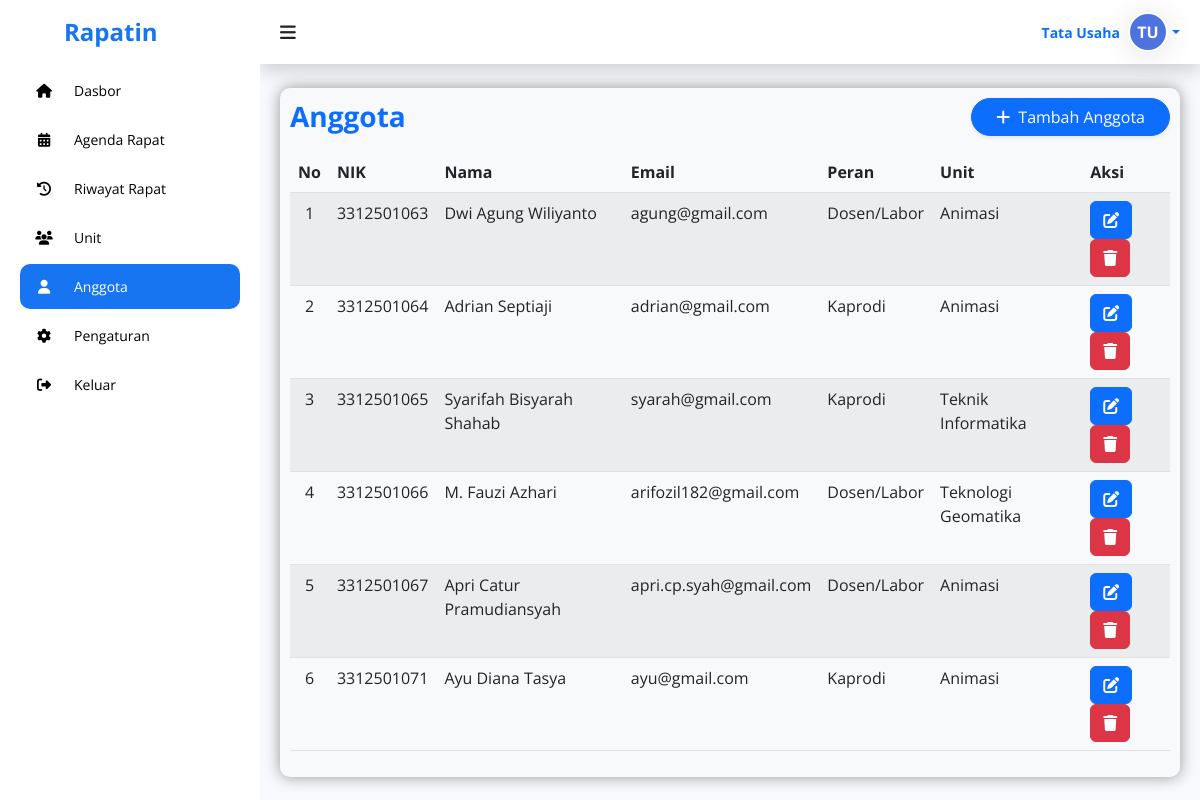
The page /admin/manage_user.php (signed in) on the database its author committed.
### tables this page shows
CREATE TABLE `users` (
  `id_user` int NOT NULL,
  `nim` varchar(20) NOT NULL,
  `nama_lengkap` varchar(255) NOT NULL,
  `email` varchar(255) NOT NULL,
  `password` varchar(255) NOT NULL,
  `role` enum('Ketua','Peserta','Admin') NOT NULL,
  `unit_id` int DEFAULT NULL,
  `profile_pic` varchar(255) DEFAULT NULL
);

CREATE TABLE `unit` (
  `id_unit` int NOT NULL,
  `nama_unit` varchar(255) NOT NULL
);

### admin/manage_user.php (the view, shortened to what this page needs)
<?php
include '../php/koneksi.php';
$id_user_login = $_SESSION['id_user'];
$sql_user_info = "SELECT nama_lengkap, profile_pic FROM users WHERE id_user = '$id_user_login'";
$q_user_info = mysqli_query($koneksi, $sql_user_info);
$d_user_info = mysqli_fetch_assoc($q_user_info);
$nama_user = $d_user_info['nama_lengkap'] ?? "Admin";
$foto_db   = $d_user_info['profile_pic'] ?? null;
$tampilkan_foto = false;
$words = explode(" ", $nama_user);
$initials = "";
if (count($words) >= 1) {
    $initials .= strtoupper(substr($words[0], 0, 1));
    if (count($words) > 1) {
        $initials .= strtoupper(substr(end($words), 0, 1));
    }
} else {
    $initials = "AD";
}
$sql = "SELECT u.id_user, u.nim, u.nama_lengkap, u.email, u.role, u.unit_id, o.nama_unit
        FROM users u
        LEFT JOIN unit o ON u.unit_id = o.id_unit
        WHERE u.role != 'Admin'
        ORDER BY u.nim ASC";
$result = $koneksi->query($sql);
$users = [];
if ($result->num_rows > 0) {
    while($row = $result->fetch_assoc()) {
        $users[] = $row;
    }
}
?>
<!DOCTYPE html>
<html lang="en">
<head>
    <link rel="stylesheet" href="https://cdnjs.cloudflare.com/ajax/libs/font-awesome/6.4.0/css/all.min.css">
    <link rel="stylesheet" href="https://cdn.jsdelivr.net/npm/bootstrap@5.2.3/dist/css/bootstrap.min.css">
    <link rel="stylesheet" href="https://cdn.datatables.net/2.3.4/css/dataTables.bootstrap5.css">
    <link rel="stylesheet" href="https://unpkg.com/aos@next/dist/aos.css" />
    <link rel="stylesheet" href="https://cdn.datatables.net/responsive/2.3.4/css/responsive.bootstrap5.min.css">
    <link rel="stylesheet" href="../assets/admin.css">
</head>
<body>
    <section id="sidebar">
        <a href="../index.html" data-aos="fade-down" class="logo ps-3"><i class='ps-5'></i> Rapatin</a>
        <ul class="side-menu" data-aos="fade-right">
            <li><a href="dashboard.php"><i class="fa-solid fa-home icon"></i> Dasbor</a></li>
            <li><a href="agenda.php"><i class="fa-solid fa-calendar-days icon"></i> Agenda Rapat</a></li>
            <li><a href="riwayat.php"><i class="fa-solid fa-clock-rotate-left icon"></i> Riwayat Rapat</a></li>
            <li><a href="unit.php"><i class="fa-solid fa-users icon"></i> Unit</a></li>
            <li><a href="manage_user.php" class="active"><i class="fa-solid fa-user icon"></i> Anggota</a></li>
            <li><a href="pengaturan.php"><i class="fa-solid fa-gear icon"></i> Pengaturan</a></li>
            <li><a href="logout.php"><i class="fa-solid fa-right-from-bracket icon"></i> Keluar</a></li>
        </ul>
    </section>
    <section id="content">
		<nav class="atas mb-4 shadow">
            <i data-aos="fade-right" class='fa-solid fa-bars toggle-sidebar'></i>
            <div class="d-flex align-items-center" data-aos="fade-left">
                <div class="dropdown">
                    <a href="#" class="d-flex align-items-center text-decoration-none dropdown-toggle hide-arrow" id="profileDropdown" data-bs-toggle="dropdown" aria-expanded="false">
                        <span class="me-2 d-none d-lg-inline text-gray-600 small fw-bold">
                            <?php echo $nama_user; ?>
                        </span>
                        <?php if ($tampilkan_foto): ?>
                            <img src="../assets/img/profile/<?= $foto_db; ?>"
                                 alt="Profile"
                                 class="rounded-circle object-fit-cover shadow-sm"
                                 style="width: 40px; height: 40px;">
                        <?php else: ?>
                            <div class="img-profile-initials">
                                <?php echo $initials; ?>
                            </div>
                        <?php endif; ?>
                    </a>
                </div>
            </div>
        </nav>
        <main>
            <div data-aos="fade-down" class="rapat bg-light">
                <div class="d-flex justify-content-between align-items-center mb-3 page-header-mobile">
				    <h2 class="text-primary fw-bold m-0 fs-3">Anggota</h2>
				    <button type="button" class="btn btn-primary shadow-sm rounded-pill px-4" data-bs-toggle="modal" data-bs-target="#tambahModal">
				        <i class="fa-solid fa-plus me-2"></i>Tambah Anggota
				    </button>
				</div>
                <table id="tabel-rapat" class="table table-striped">
                    <thead>
                        <tr>
                            <th class="text-center">No</th>
                            <th class="text-start">NIK</th>
                            <th>Nama</th>
                            <th>Email</th>
                            <th>Peran</th>
                            <th>Unit</th>
                            <th>Aksi</th>
                        </tr>
                    </thead>
                    <tbody>
                        <?php $no = 1; foreach ($users as $user): ?>
                        <tr>
                            <td class="text-center"><?= $no++ ?></td>
                            <td class="text-start"><?= htmlspecialchars($user['nim']) ?></td>
                            <td><?= htmlspecialchars($user['nama_lengkap']) ?></td>
                            <td><?= htmlspecialchars($user['email']) ?></td>
                            <td>
                                <?php
                                if ($user['role'] == 'Peserta') {
                                    echo 'Dosen/Labor';
                                } elseif ($user['role'] == 'Ketua') {
                                    echo 'Kaprodi';
                                } else {
                                    echo htmlspecialchars($user['role']);
                                }
                                ?>
                            </td>
                            <td><?= htmlspecialchars($user['nama_unit'] ?? '-') ?></td>
                            <td>
                                <button
                                    type="button"
                                    class="btn btn-primary aksi edit-btn"
                                    data-bs-toggle="modal"
                                    data-bs-target="#editModal"
                                    data-id="<?= $user['id_user'] ?>"
                                    data-nim="<?= $user['nim'] ?>"
                                    data-nama="<?= htmlspecialchars($user['nama_lengkap']) ?>"
                                    data-email="<?= htmlspecialchars($user['email']) ?>"
                                    data-role="<?= $user['role'] ?>"
                                    data-unit="<?= $user['unit_id'] ?>">
                                    <i class="fa-solid fa-pen-to-square"></i>
                                </button>
                                <button
                                    type="button"
                                    class="btn btn-danger aksi delete-btn"
                                    data-bs-toggle="modal"
                                    data-bs-target="#deletemodal"
                                    data-id="<?= $user['id_user'] ?>"
                                    data-nama="<?= htmlspecialchars($user['nama_lengkap']) ?>"
                                >
                                    <i class="fa-solid fa-trash"></i>
                                </button>
                            </td>
                        </tr>
                        <?php endforeach; ?>
                    </tbody>
                </table>
            </div>
        </main>
    </section>
</body>
</html>

### assets/admin.css (style rules this page uses)
* { font-family: 'Open Sans', sans-serif; margin: 0; padding: 0; box-sizing: border-box; }
:root { --abu: #f8f9fc; --putih: #fff; --hitam: #000; --biru: #1775F1; --merah: #b23b3b; }
html { overflow-x: hidden; }
body { background: var(--abu); overflow-x: hidden; }
main { width: 100%; padding: 84px 20px 20px 20px; }
a { text-decoration: none; }
li { list-style: none; }
#sidebar { position: fixed; max-width: 260px; width: 100%; background: var(--putih); top: 0; left: 0; height: 100%; overflow-y: auto; scrollbar-width: none; transition: all .3s ease; z-index: 1002; }
#sidebar .logo { font-size: 24px; display: flex; align-items: center; height: 64px; font-weight: 700; color: var(--biru); position: sticky; top: 0; left: 0; z-index: 100; background: var(--putih); transition: all .3s ease; padding: 0 6px; }
#sidebar .icon { min-width: 48px; display: flex; justify-content: center; align-items: center; margin-right: 6px; }
#sidebar .side-menu { padding: 0 20px; transition: all .3s ease; }
#sidebar .side-menu a { display: flex; align-items: center; font-size: 14px; color: var(--hitam); padding: 12px 16px 12px 0; transition: all .3s ease; border-radius: 10px; margin: 4px 0; white-space: nowrap; }
#sidebar .side-menu > li > a.active, #sidebar .side-menu > li > a.active:hover { background: var(--biru); color: var(--putih); }
#content { position: relative; width: calc(100% - 260px); left: 260px; transition: all .3s ease; padding-top: 64px; }
.img-profile-initials { width: 40px; height: 40px; background-color: #4e73df; color: white; border-radius: 50%; display: flex; align-items: center; justify-content: center; font-weight: bold; font-size: 16px; border: 2px solid #fff; box-shadow: 0 0.15rem 1.75rem 0 rgba(58, 59, 69, 0.15); }
nav.atas { display: flex; justify-content: space-between; align-items: center; }
.atas { background: var(--putih); height: 64px; padding: 0 20px; display: flex; align-items: center; grid-gap: 28px; position: fixed; top: 0; right: 0; width: calc(100% - 260px); z-index: 1000; transition: all .3s ease; }
nav .toggle-sidebar { font-size: 18px; cursor: pointer; position: relative; z-index: 1001; }
main { width: 100%; padding: 24px 20px 20px 20px; }
main .rapat { box-shadow: 0 0 15px 0 rgba(0, 0, 0, 0.4); border-radius: 10px; padding: 10px; }

### rows shown on the page
users: nama_lengkap "Tata Usaha", nama_lengkap "TU"
users: nim "3312501063", nama_lengkap "Dwi Agung Wiliyanto", email "agung@gmail.com", role "Dosen/Labor", unit.nama_unit "Animasi"
users: nim "3312501064", nama_lengkap "Adrian Septiaji", email "adrian@gmail.com", role "Kaprodi", unit.nama_unit "Animasi"
users: nim "3312501065", nama_lengkap "Syarifah Bisyarah Shahab", email "syarah@gmail.com", role "Kaprodi", unit.nama_unit "Teknik Informatika"
users: nim "3312501066", nama_lengkap "M. Fauzi Azhari", email "arifozil182@gmail.com", role "Dosen/Labor", unit.nama_unit "Teknologi Geomatika"
users: nim "3312501067", nama_lengkap "Apri Catur Pramudiansyah", email "apri.cp.syah@gmail.com", role "Dosen/Labor", unit.nama_unit "Animasi"
users: nim "3312501071", nama_lengkap "Ayu Diana Tasya", email "ayu@gmail.com", role "Kaprodi", unit.nama_unit "Animasi"
